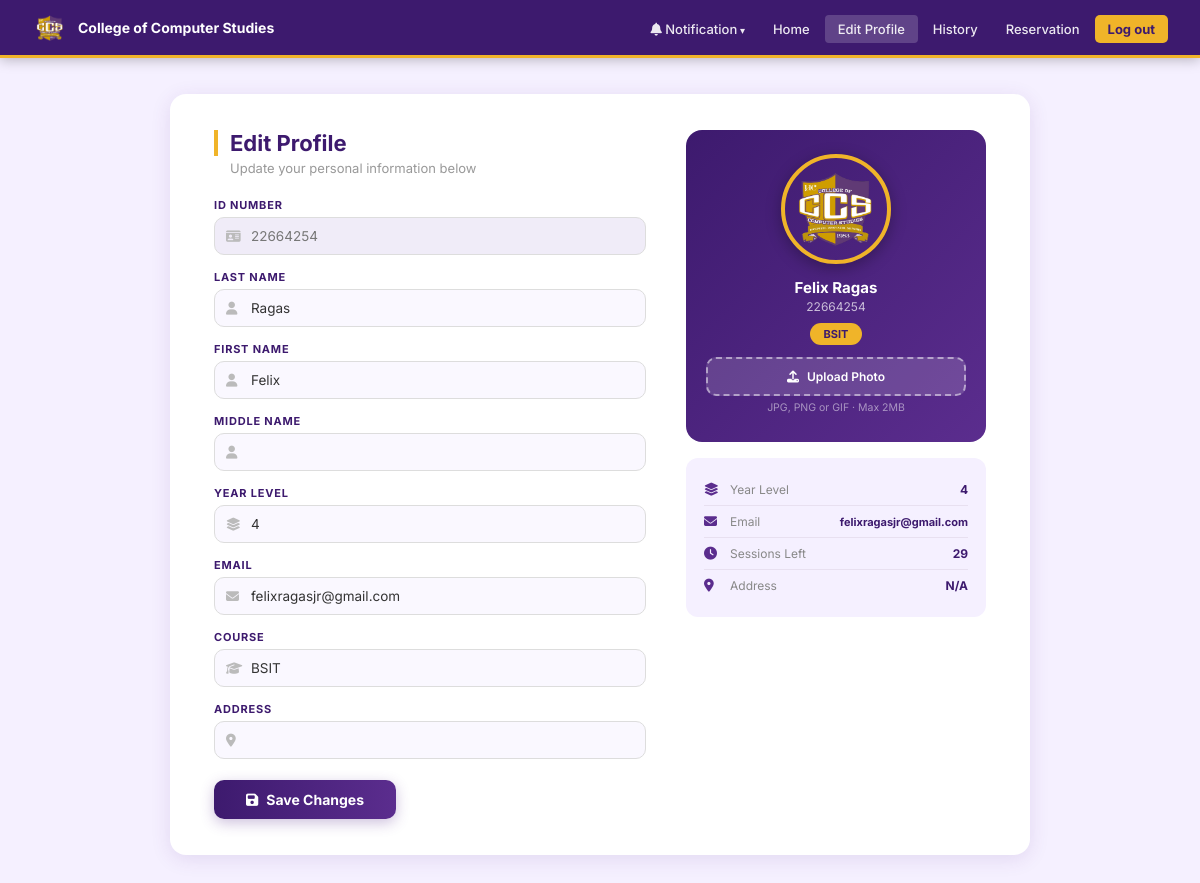
Screenshot of /Student/edit_profile.php (signed in) with the database file from the repository.
### tables this page shows
CREATE TABLE `students` (
  `id` int(11) NOT NULL AUTO_INCREMENT,
  `id_number` varchar(50) NOT NULL,
  `lname` varchar(100) NOT NULL,
  `fname` varchar(100) NOT NULL,
  `mname` varchar(100) DEFAULT NULL,
  `course_lvl` varchar(50) NOT NULL,
  `password` varchar(255) NOT NULL,
  `email` varchar(100) NOT NULL,
  `course` varchar(100) NOT NULL,
  `address` text DEFAULT NULL,
  `remaining_session` int(11) DEFAULT 30,
  `photo` varchar(255) DEFAULT NULL,
  PRIMARY KEY (`id`),
  UNIQUE KEY `id_number` (`id_number`),
  UNIQUE KEY `email` (`email`)
);

### Student/edit_profile.php (the view, shortened to what this page needs)
<?php
require_once '../db.php';
$stmt = $pdo->prepare("SELECT * FROM students WHERE id_number = ?");
$stmt->execute([$_SESSION['user']]);
$student = $stmt->fetch();
$avatar = '../logos.png';
?>
<!DOCTYPE html>
<html lang="en">
<head>
    <link rel="stylesheet" href="https://cdnjs.cloudflare.com/ajax/libs/font-awesome/6.4.0/css/all.min.css">
</head>
<body>
<nav class="navbar">
    <a href="../dashboard.php" class="navbar-brand">
        <img src="../logos.png" alt="CCS">
        College of Computer Studies
    </a>
    <ul class="nav-links">
        <li class="dropdown"><a class="dropdown-toggle"><i class="fas fa-bell"></i> Notification</a>
        </li>
        <li><a href="../dashboard.php">Home</a></li>
        <li><a href="edit_profile.php" class="active">Edit Profile</a></li>
        <li><a href="history.php">History</a></li>
        <li><a href="reservation.php">Reservation</a></li>
        <li><a href="../logout.php" class="btn-logout-nav">Log out</a></li>
    </ul>
</nav>
<div class="page-content">
    <div class="edit-card">
        <div>
            <div class="form-title">Edit Profile</div>
            <div class="form-subtitle">Update your personal information below</div>
            <form method="POST" enctype="multipart/form-data">
                <div class="field-group">
                    <label>ID Number</label>
                    <div class="input-wrap"><i class="fas fa-id-card"></i>
                        <input type="text" value="<?=htmlspecialchars($student['id_number'])?>" readonly>
                    </div>
                </div>
                <div class="field-group">
                    <label>Last Name</label>
                    <div class="input-wrap"><i class="fas fa-user"></i>
                        <input type="text" name="lname" value="<?=htmlspecialchars($student['lname'])?>">
                    </div>
                </div>
                <div class="field-group">
                    <label>First Name</label>
                    <div class="input-wrap"><i class="fas fa-user"></i>
                        <input type="text" name="fname" value="<?=htmlspecialchars($student['fname'])?>">
                    </div>
                </div>
                <div class="field-group">
                    <label>Middle Name</label>
                    <div class="input-wrap"><i class="fas fa-user"></i>
                        <input type="text" name="mname" value="<?=htmlspecialchars($student['mname'])?>">
                    </div>
                </div>
                <div class="field-group">
                    <label>Year Level</label>
                    <div class="input-wrap"><i class="fas fa-layer-group"></i>
                        <input type="number" name="course_lvl" value="<?=htmlspecialchars($student['course_lvl'])?>" min="1" max="5">
                    </div>
                </div>
                <div class="field-group">
                    <label>Email</label>
                    <div class="input-wrap"><i class="fas fa-envelope"></i>
                        <input type="email" name="email" value="<?=htmlspecialchars($student['email'])?>">
                    </div>
                </div>
                <div class="field-group">
                    <label>Course</label>
                    <div class="input-wrap"><i class="fas fa-graduation-cap"></i>
                        <input type="text" name="course" value="<?=htmlspecialchars($student['course'])?>">
                    </div>
                </div>
                <div class="field-group">
                    <label>Address</label>
                    <div class="input-wrap"><i class="fas fa-map-marker-alt"></i>
                        <input type="text" name="address" value="<?=htmlspecialchars($student['address'])?>">
                    </div>
                </div>
                <button type="submit" class="btn-save"><i class="fas fa-save"></i> Save Changes</button>
            </form>
        </div>
        <div class="right-panel">
            <div class="photo-section">
                <div class="photo-wrap" onclick="document.getElementById('photoInput').click()" title="Click to change photo">
                    <img src="<?=htmlspecialchars($avatar)?>" alt="Profile" id="photoPreview">
                </div>
                <div class="photo-name"><?=htmlspecialchars($student['fname'].' '.$student['lname'])?></div>
                <div class="photo-id"><?=htmlspecialchars($student['id_number'])?></div>
                <div class="photo-badge"><?=htmlspecialchars($student['course'])?></div>
                <label class="file-label" for="photoInput">
                    <i class="fas fa-upload"></i> Upload Photo
                </label>
                <div class="file-hint">JPG, PNG or GIF · Max 2MB</div>
            </div>
            <div class="info-box">
                <div class="info-box-item"><i class="fas fa-layer-group"></i><span class="lbl">Year Level</span><span class="val"><?=htmlspecialchars($student['course_lvl'])?></span></div>
                <div class="info-box-item"><i class="fas fa-envelope"></i><span class="lbl">Email</span><span class="val" style="font-size:11px"><?=htmlspecialchars($student['email'])?></span></div>
                <div class="info-box-item"><i class="fas fa-clock"></i><span class="lbl">Sessions Left</span><span class="val"><?=htmlspecialchars($student['remaining_session'])?></span></div>
                <div class="info-box-item"><i class="fas fa-map-marker-alt"></i><span class="lbl">Address</span><span class="val"><?=htmlspecialchars($student['address'] ?: 'N/A')?></span></div>
            </div>
        </div>
    </div>
</div>
</body>
</html>

### Student/edit_profile.php (style rules this page uses)
* { margin:0;padding:0;box-sizing:border-box }
:root { --purple:#5B2D8E;--pdark:#3D1A6E;--plight:#7B4BB8;--gold:#F0B429;--gdark:#C88F0A;--bg:#f5f0ff }
body { font-family:'Inter',sans-serif;background:var(--bg);min-height:100vh }
.navbar { background:var(--pdark);padding:0 32px;height:58px;display:flex;align-items:center;justify-content:space-between;border-bottom:3px solid var(--gold);box-shadow:0 2px 12px rgba(0,0,0,0.25) }
.navbar-brand { color:#fff;font-size:14px;font-weight:700;text-decoration:none;display:flex;align-items:center;gap:10px }
.navbar-brand img { width:36px;height:36px;object-fit:contain;border-radius:0; }
.nav-links { display:flex;align-items:center;gap:2px;list-style:none }
.nav-links a { color:rgba(255,255,255,0.9);text-decoration:none;font-size:13px;font-weight:500;padding:6px 13px;border-radius:4px;transition:background 0.2s }
.nav-links a:hover,.nav-links a.active { background:rgba(255,255,255,0.18) }
.btn-logout-nav { background:var(--gold)!important;color:var(--pdark)!important;font-weight:700!important;border-radius:5px!important }
.dropdown { position:relative }
.dropdown-toggle { cursor:pointer }
.dropdown-toggle::after { content:' ▾';font-size:10px }
.page-content { display:flex;justify-content:center;padding:36px 20px }
.edit-card { background:#fff;border-radius:16px;padding:36px 44px;width:100%;max-width:860px;box-shadow:0 4px 20px rgba(91,45,142,0.12);display:grid;grid-template-columns:1fr 300px;gap:40px;align-items:start }
.form-title { font-size:22px;font-weight:700;color:var(--pdark);margin-bottom:4px;border-left:4px solid var(--gold);padding-left:12px }
.form-subtitle { font-size:13px;color:#999;margin-bottom:22px;padding-left:16px }
.field-group { margin-bottom:15px }
.field-group label { display:block;font-size:11px;font-weight:700;color:var(--pdark);letter-spacing:0.8px;text-transform:uppercase;margin-bottom:5px }
.input-wrap { position:relative }
.input-wrap i { position:absolute;left:12px;top:50%;transform:translateY(-50%);color:#bbb;font-size:13px }
.field-group input { width:100%;padding:10px 12px 10px 36px;border:1.5px solid #ddd;border-radius:10px;font-size:13.5px;font-family:'Inter',sans-serif;color:#333;outline:none;transition:border-color 0.2s,box-shadow 0.2s;background:#faf8ff }
.field-group input[readonly] { background:#f0ecf8;color:#777;cursor:not-allowed }
.btn-save { display:inline-flex;align-items:center;gap:8px;background:linear-gradient(90deg,var(--pdark),var(--purple));color:#fff;font-size:14px;font-weight:700;padding:11px 32px;border-radius:10px;border:none;cursor:pointer;font-family:'Inter',sans-serif;margin-top:6px;transition:all 0.2s;box-shadow:0 4px 14px rgba(91,45,142,0.3) }
.right-panel { display:flex;flex-direction:column;align-items:center;gap:16px }
.photo-section { background:linear-gradient(135deg,var(--pdark),var(--purple));border-radius:16px;padding:24px 20px;text-align:center;width:100% }
.photo-wrap { position:relative;width:110px;height:110px;margin:0 auto 14px;cursor:pointer }
.photo-wrap img { width:110px;height:110px;border-radius:50%;object-fit:cover;border:4px solid var(--gold);box-shadow:0 4px 16px rgba(0,0,0,0.3) }
.photo-name { color:#fff;font-size:15px;font-weight:700;margin-bottom:2px }
.photo-id { color:rgba(255,255,255,0.7);font-size:12px;margin-bottom:8px }
.photo-badge { background:var(--gold);color:var(--pdark);border-radius:20px;padding:4px 14px;font-size:11px;font-weight:700;display:inline-block }
.file-label { display:flex;align-items:center;justify-content:center;gap:8px;background:rgba(255,255,255,0.15);border:2px dashed rgba(255,255,255,0.5);border-radius:10px;padding:10px;font-size:12px;color:#fff;font-weight:600;cursor:pointer;transition:background 0.2s;margin-top:12px }
.file-hint { color:rgba(255,255,255,0.5);font-size:10.5px;margin-top:5px }
.info-box { background:var(--bg);border-radius:12px;padding:16px 18px;width:100% }
.info-box-item { display:flex;align-items:center;gap:10px;padding:8px 0;border-bottom:1px solid #e8e0f0;font-size:13px }
.info-box-item:last-child { border-bottom:none }
.info-box-item i { color:var(--purple);width:16px;font-size:13px }
.info-box-item .lbl { color:#888;font-size:12px;flex:1 }
.info-box-item .val { color:var(--pdark);font-weight:700;font-size:12px }

### rows the page displays
students: id_number "22664254", lname "Ragas", fname "Felix", course_lvl "4", email "felixragasjr@gmail.com", course "BSIT", fname+lname "Felix Ragas", remaining_session "29", address "N/A"
